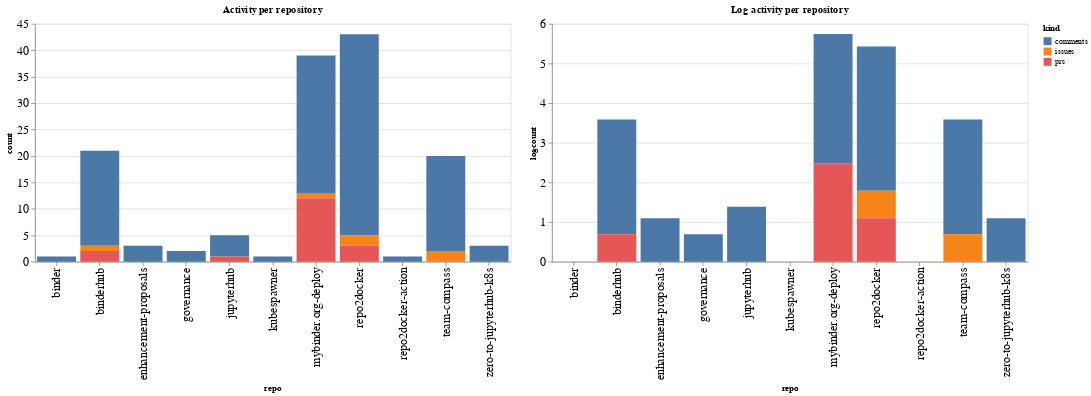

The cell this chart's notebook holds for it:
### Code cell
ch1 = alt.Chart(repo_summaries, width=600, title="Activity per repository").mark_bar().encode(
    x='repo',
    y='count',
    color='kind',
    tooltip="kind"
)

ch2 = alt.Chart(repo_summaries, width=600, title="Log activity per repository").mark_bar().encode(
    x='repo',
    y='logcount',
    color='kind',
    tooltip="kind"
)

ch1 | ch2

### Figure 1 — Vega-Lite specification as saved in the notebook (floating-point values rounded to 4 significant figures)
{"config": {"axisLeft": {"labelFontSize": 15}, "axisBottom": {"labelFontSize": 15}}, "hconcat": [{"mark": "bar", "encoding": {"color": {"type": "nominal", "field": "kind"}, "tooltip": {"type": "nominal", "field": "kind"}, "x": {"type": "nominal", "field": "repo"}, "y": {"type": "quantitative", "field": "count"}}, "title": "Activity per repository", "width": 600}, {"mark": "bar", "encoding": {"color": {"type": "nominal", "field": "kind"}, "tooltip": {"type": "nominal", "field": "kind"}, "x": {"type": "nominal", "field": "repo"}, "y": {"type": "quantitative", "field": "logcount"}}, "title": "Log activity per repository", "width": 600}], "data": {"name": "data-ea254295905cf367353643d065049a61"}, "$schema": "https://vega.github.io/schema/vega-lite/v4.8.1.json", "datasets": {"data-ea254295905cf367353643d065049a61": [{"repo": "binder", "kind": "comments", "count": 1, "logcount": 0.0}, {"repo": "binderhub", "kind": "comments", "count": 18, "logcount": 2.89}, {"repo": "binderhub", "kind": "issues", "count": 1, "logcount": 0.0}, {"repo": "binderhub", "kind": "prs", "count": 2, "logcount": 0.6931}, {"repo": "enhancement-proposals", "kind": "comments", "count": 3, "logcount": 1.099}, {"repo": "governance", "kind": "comments", "count": 2, "logcount": 0.6931}, {"repo": "jupyterhub", "kind": "comments", "count": 4, "logcount": 1.386}, {"repo": "jupyterhub", "kind": "prs", "count": 1, "logcount": 0.0}, {"repo": "kubespawner", "kind": "comments", "count": 1, "logcount": 0.0}, {"repo": "mybinder.org-deploy", "kind": "comments", "count": 26, "logcount": 3.258}, {"repo": "mybinder.org-deploy", "kind": "issues", "count": 1, "logcount": 0.0}, {"repo": "mybinder.org-deploy", "kind": "prs", "count": 12, "logcount": 2.485}, {"repo": "repo2docker", "kind": "comments", "count": 38, "logcount": 3.638}, {"repo": "repo2docker", "kind": "issues", "count": 2, "logcount": 0.6931}, {"repo": "repo2docker", "kind": "prs", "count": 3, "logcount": 1.099}, {"repo": "repo2docker-action", "kind": "comments", "count": 1, "logcount": 0.0}, {"repo": "team-compass", "kind": "comments", "count": 18, "logcount": 2.89}, {"repo": "team-compass", "kind": "issues", "count": 2, "logcount": 0.6931}, {"repo": "zero-to-jupyterhub-k8s", "kind": "comments", "count": 3, "logcount": 1.099}]}}
